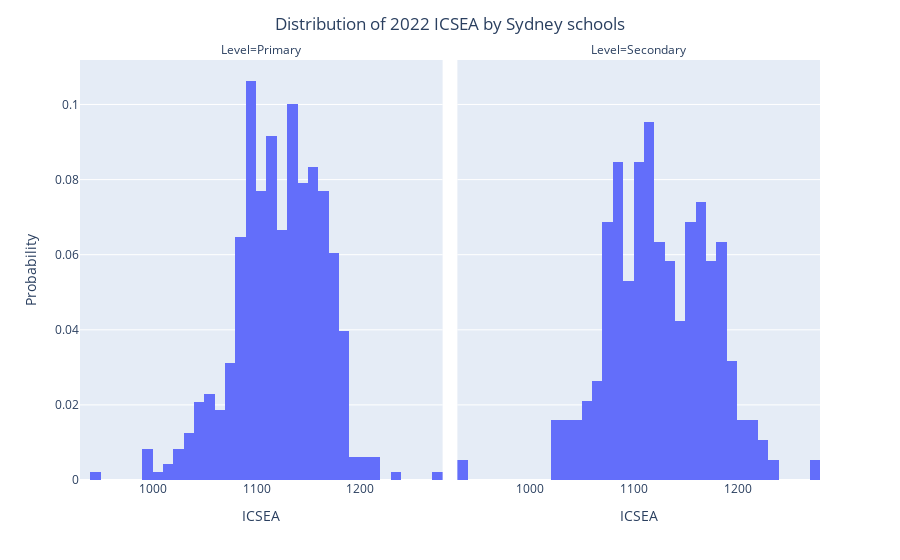

Notebook source saved alongside this figure:
### Code cell
print('Primary: ',df_prim['ICSEA'].describe())
print('Secondary:',df_second['ICSEA'].describe())


fig=px.histogram(df_school, x='ICSEA',histnorm ='probability',facet_col='Level')
fig.update_layout(title_text='Distribution of 2022 ICSEA by Sydney schools',title_x=0.5,
                  yaxis_title_text='Probability')

fig.show()

### Figure 1 — Plotly figure (JSON) as saved in the notebook; plotly's stock layout.template omitted (floating-point values rounded to 4 significant figures; data arrays with more than 128 entries replaced by an {"elided": "..."} marker saying what was removed)
{"data": [{"alignmentgroup": "True", "bingroup": "x", "histnorm": "probability", "hovertemplate": "Level=Primary<br>ICSEA=%{x}<br>probability=%{y}<extra></extra>", "legendgroup": "", "marker": {"color": "#636efa", "pattern": {"shape": ""}}, "name": "", "offsetgroup": "", "orientation": "v", "showlegend": false, "type": "histogram", "x": {"elided": "480 int values"}, "xaxis": "x", "yaxis": "y"}, {"alignmentgroup": "True", "bingroup": "x", "histnorm": "probability", "hovertemplate": "Level=Secondary<br>ICSEA=%{x}<br>probability=%{y}<extra></extra>", "legendgroup": "", "marker": {"color": "#636efa", "pattern": {"shape": ""}}, "name": "", "offsetgroup": "", "orientation": "v", "showlegend": false, "type": "histogram", "x": {"elided": "189 int values"}, "xaxis": "x2", "yaxis": "y2"}], "layout": {"annotations": [{"font": {}, "showarrow": false, "text": "Level=Primary", "x": 0.245, "xanchor": "center", "xref": "paper", "y": 1, "yanchor": "bottom", "yref": "paper"}, {"font": {}, "showarrow": false, "text": "Level=Secondary", "x": 0.755, "xanchor": "center", "xref": "paper", "y": 1, "yanchor": "bottom", "yref": "paper"}], "barmode": "relative", "legend": {"tracegroupgap": 0}, "margin": {"t": 60}, "title": {"text": "Distribution of 2022 ICSEA by Sydney schools", "x": 0.5}, "xaxis": {"anchor": "y", "domain": [0, 0.49], "title": {"text": "ICSEA"}}, "xaxis2": {"anchor": "y2", "domain": [0.51, 1], "matches": "x", "title": {"text": "ICSEA"}}, "yaxis": {"anchor": "x", "domain": [0, 1], "title": {"text": "Probability"}}, "yaxis2": {"anchor": "x2", "domain": [0, 1], "matches": "y", "showticklabels": false}}}
